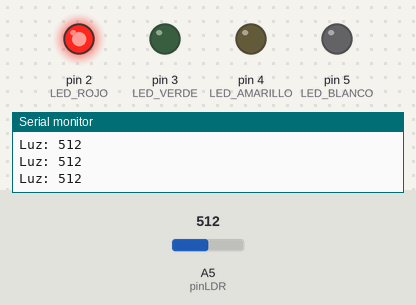
Recording of a sketch running on a simulated Arduino Uno, built with avr-gcc and run on an emulated ATmega328P. On the bench: output pins drawn as LEDs (lit = HIGH), the last lines printed to the serial monitor. Dashed ring = blinking. The inputs (shaded band) are chosen by the test bench; at power-on: A5 (pinLDR) = 512.

Above: at 0.9 s.
1.3 s: A5 (pinLDR) set to 766
4.3 s: A5 (pinLDR) set to 786
At 4.46 s:
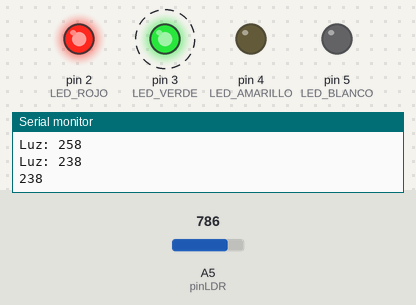
7.3 s: A5 (pinLDR) set to 862
10.3 s: A5 (pinLDR) set to 892
At 10.58 s:
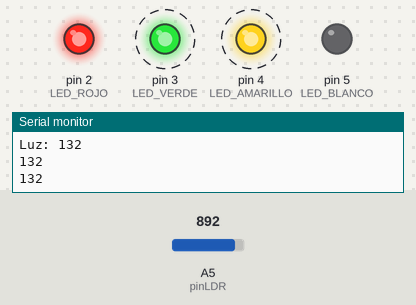
13.3 s: A5 (pinLDR) set to 958
16.3 s: A5 (pinLDR) set to 993
At 17.8 s:
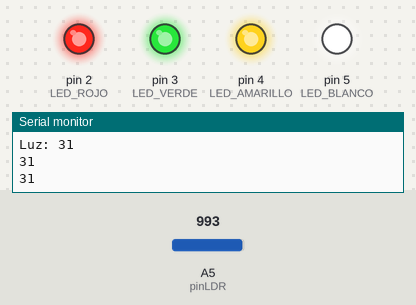
Timing chart, 0 to 19.1 s (numbered marks = the images above; inputs shaded):
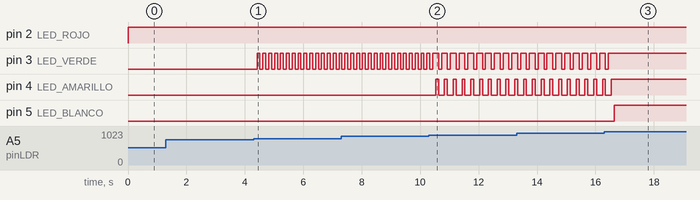

The sketch:

Reto_18.ino
```cpp
//Reto 18  Controlar el número de ledes encendidos en función de la cantidad de luz que reciba el módulo LDR.

// Definiciones
#define pinLDR A5
#define LED_ROJO 2
#define LED_VERDE 3
#define LED_AMARILLO 4
#define LED_BLANCO 5

void setup() {                                // Funcón inicial.
  pinMode (LED_ROJO, OUTPUT);                 // Defino al led rojo como salida
  pinMode (LED_VERDE, OUTPUT);                // Defino al led verde como salida
  pinMode (LED_AMARILLO, OUTPUT);             // Defino al led amarillo como salida
  pinMode (LED_BLANCO, OUTPUT);               // Defino al led blanco como salida
  Serial.begin(9600);                         // Inicializar comunicación serial a 9600 baudios
}

void loop() {                                 // Funcón principal

  int valorLDR = 1024 - analogRead(pinLDR);   // Leer el valor analógico del LDR, a menor valor menos luz.
  Serial.print("Luz: ");                      // imprime los datos especificados en una nueva línea del monitor serie, agregando un salto de línea al final.

  if(valorLDR < 550)
  {
    digitalWrite(LED_ROJO, HIGH);
    Serial.println(valorLDR);
    delay(100);
  }

  if(valorLDR < 250)
  {
    digitalWrite(LED_VERDE, HIGH);
    Serial.println(valorLDR);
    delay(100);
  }

  if(valorLDR < 150)
  {
    digitalWrite(LED_AMARILLO, HIGH);
    Serial.println(valorLDR);
    delay(100);
  }

  if(valorLDR < 50)
  {
    digitalWrite(LED_BLANCO, HIGH);
    Serial.println(valorLDR);
    delay(100);
  }


  else {
    digitalWrite(LED_ROJO, LOW );
    digitalWrite(LED_VERDE, LOW );
    digitalWrite(LED_AMARILLO, LOW );
    digitalWrite(LED_BLANCO, LOW );
  }

}
```

Measured:
- the behaviour switches between 774 and 775 on A5 (pinLDR) (found by bisection; images 0 and 1)
- the behaviour switches between 874 and 875 on A5 (pinLDR) (found by bisection; images 1 and 2)
- the behaviour switches between 974 and 975 on A5 (pinLDR) (found by bisection; images 2 and 3)
- after the input at 4.3 s, pin 3 (LED_VERDE): alternates HIGH for 0.10 s and LOW for 0.10 s, starting after 0.12 s
- after the input at 10.3 s, pin 3 (LED_VERDE): alternates HIGH for 0.20 s and LOW for 0.10 s, starting after 0.33 s; pin 4 (LED_AMARILLO): alternates HIGH for 0.10 s and LOW for 0.20 s, starting after 0.23 s
- after the input at 16.3 s, pin 3 (LED_VERDE): goes on until 16.4 s, then stays HIGH; pin 4 (LED_AMARILLO): goes on until 16.5 s, then stays HIGH; pin 5 (LED_BLANCO): LOW → HIGH after 0.34 s
